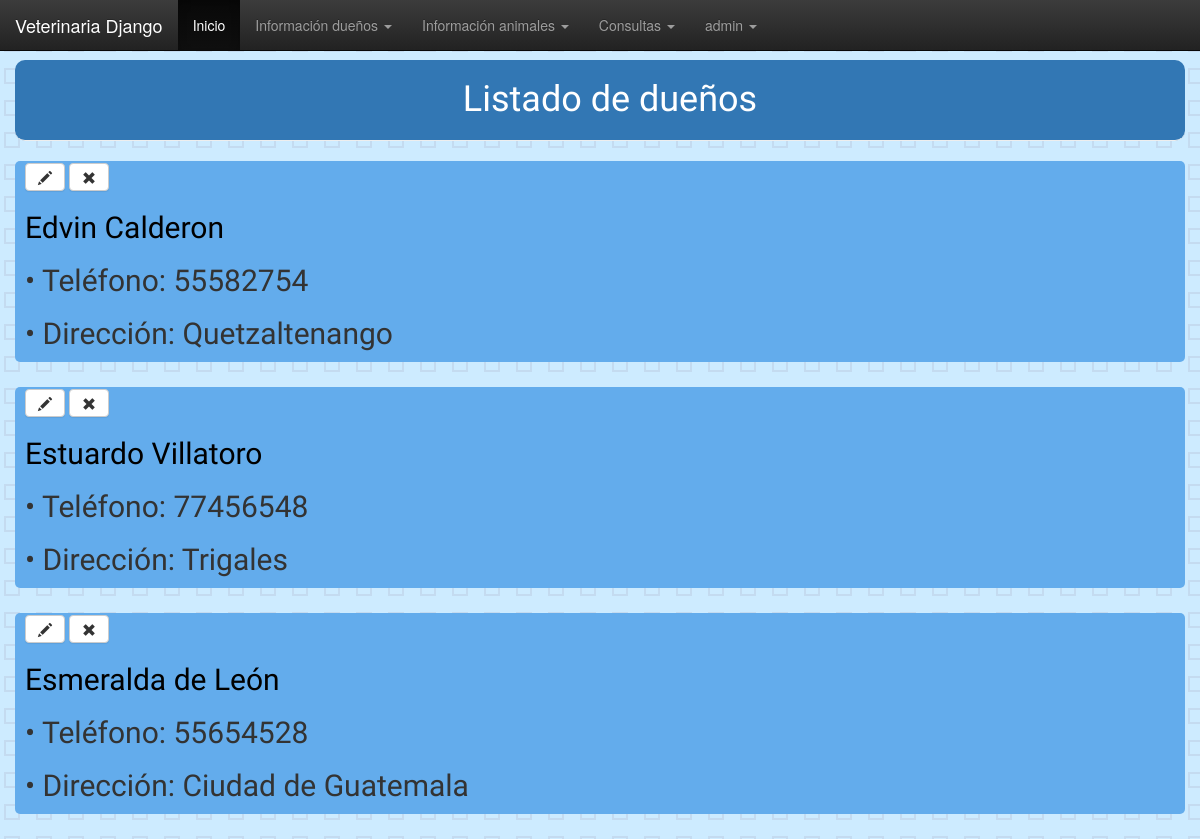
/persona/ (signed in), run on an earlier commit of the app's database.
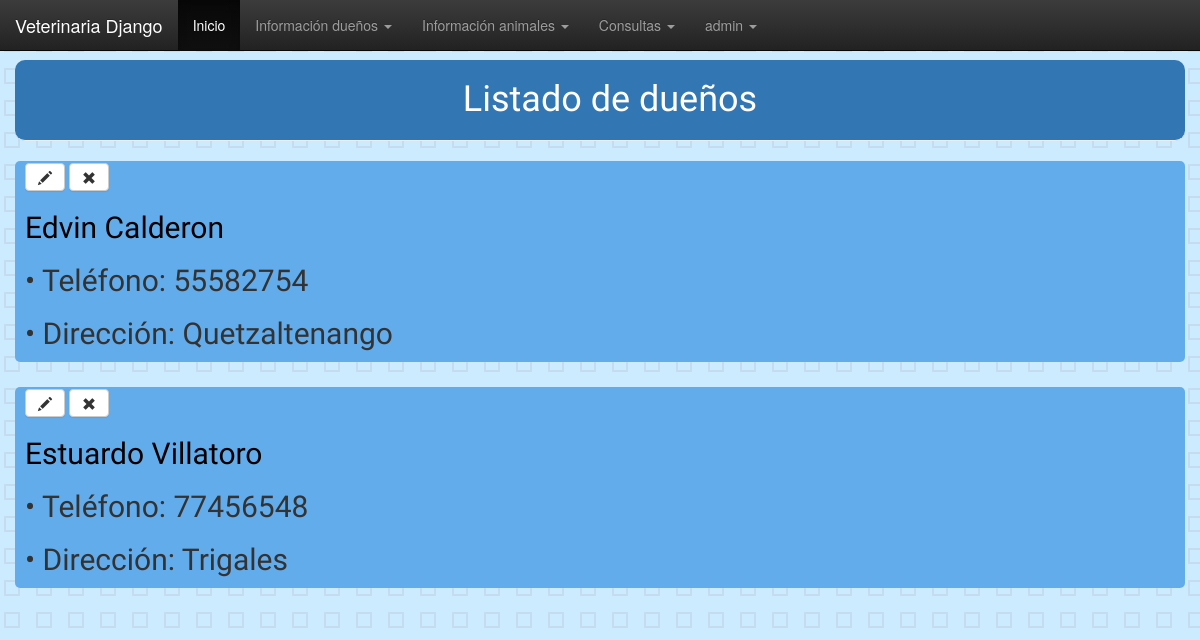
And on a later commit of the database.
### persona/models.py (models this page shows, shortened)
class Persona(models.Model):
    nombre = models.CharField(max_length=50)
    apellido = models.CharField(max_length=50)
    telefono = models.CharField(max_length=50)
    direccion = models.CharField(max_length=50)
    estado = models.BooleanField(default=True)

### persona/views.py (the view)
# urls.py: path('',views.lista_personas, name='lista_personas'),
@login_required
def lista_personas(request):
    personas = Persona.objects.all()
    return render(request, 'persona/lista_personas.html', {'personas':personas})

### persona/templates/persona/lista_personas.html
{% extends 'persona/base.html' %}
{% block content %}
<h1 class="page-header">Listado de dueños</h1>
  {% for persona in personas %}
  <div class="post">
      <a title="Editar persona" class="btn btn-default" href="{% url 'persona_edit' pk=persona.pk %}"><span class="glyphicon glyphicon-pencil"></span></a>
      <a title="Eliminar registro" class="btn btn-default" href="{% url 'persona_delete' pk=persona.pk %}"><span class="glyphicon glyphicon-remove"></span></a>
      <h2><a href="{% url 'detalle_persona' pk=persona.pk %}">{{persona.nombre}} {{persona.apellido}}</a></h2>
      <h2>• Teléfono: {{persona.telefono}}</h2>
      <h2>• Dirección: {{persona.direccion}}</h2>
  </div>
  {% endfor %}
{% endblock %}

What changed in the data, as far as the page shows it:
removed Persona: nombre "Esmeralda", apellido "de León", telefono "55654528", direccion "Ciudad de Guatemala"
